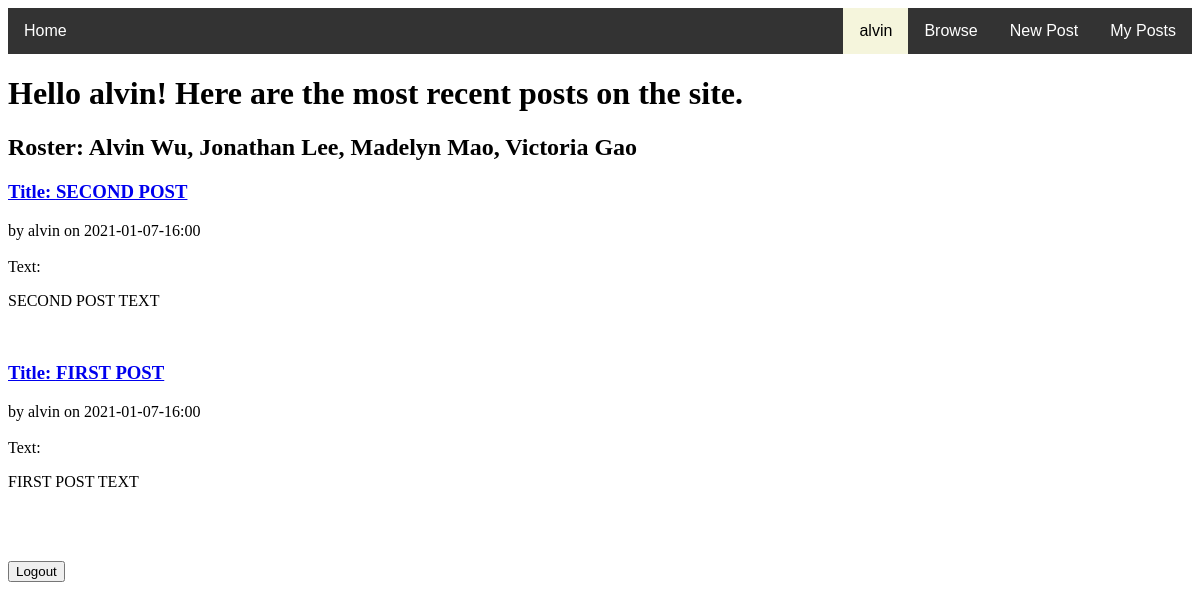
Page /all (signed in) on the earlier database version.
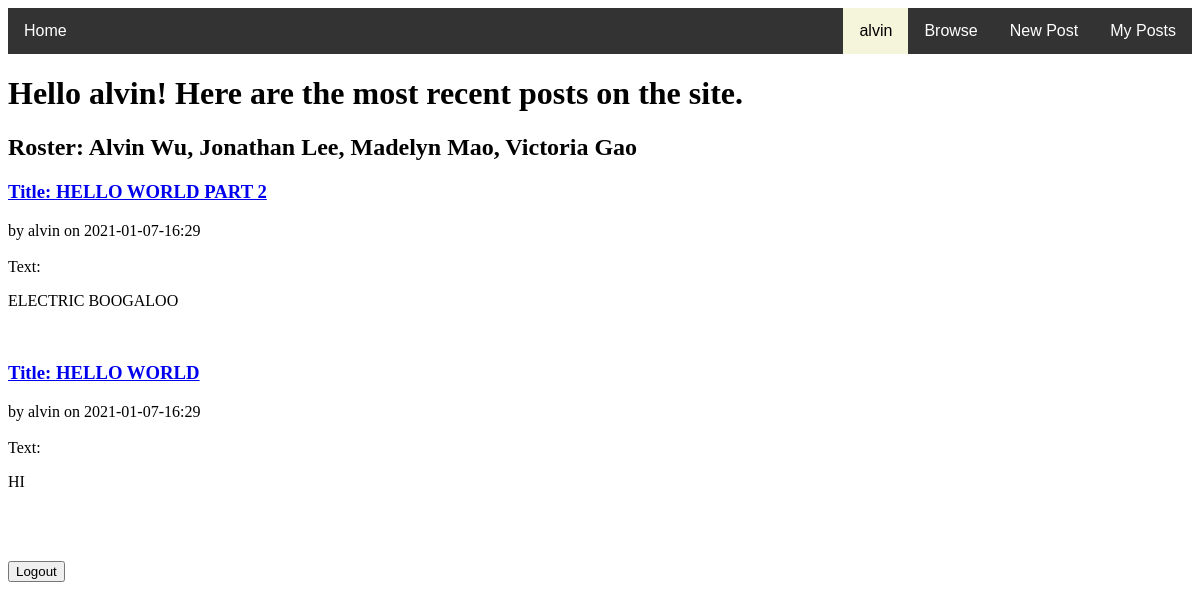
Same page on the later database version.
### tables this page shows
CREATE TABLE posts(ID Integer, UserID text, Title text, Text text, Date text);

### __init__.py (the view)
@app.route("/all")
def viewall():
    c.execute('SELECT * FROM posts ORDER BY ID DESC') #descending
    posts1 = c.fetchall()
    return render_template('viewallposts.html', posts=posts1, status = True, user=session['username'])

### templates/viewallposts.html (shortened to what this page needs)
<!DOCTYPE html>
<html>
{% extends "base.html" %}
{% block body %}
  <head>
  </head>
  <body>
   <h1> Hello {{user}}! Here are the most recent posts on the site.</h1>
   <h2>
    Roster: Alvin Wu, Jonathan Lee, Madelyn Mao, Victoria Gao
    </h2>
 {% for p in posts %}
      <header>
        <div>
          <h3><a href="post/{{p[0]}}">Title: {{ p[2] }}</a></h3>
          <div class="authorinfo">by {{ user }} on {{ p[4] }}</div>
        </div>
      </header>
      <br>
      Text: <p class="body">{{ p[3] }}</p>
      <br>
    {% endfor %}
<br></br>
    <form action = "/logout">
	<input type = "submit" value ="Logout">
    </form>
  </body>
{% endblock %}

### templates/base.html (shortened to what this page needs)
<!DOCTYPE html>
<html>
  <head>
    <link rel="stylesheet" href="{{ url_for('static', filename='css/main.css') }}">
  </head>
  <div class="navbar">
    {% if not (status) %}
      <a id="home" href="/">Home</a>
      <a href="/all"> Browse </a>
      <a href="/newuser">Sign Up</a>
    {% else %}
      <a id="home" href="/">Home</a>
      <a href="/blog">My Posts</a>
      <a href="/post/new"> New Post </a>
      <a href="/all"> Browse </a>
        <div class="dropdown">
          <button id='dropbtn'>{{user}}</button>
        </div>
    {% endif %}
  </div>
  <body>
    {% block body %}{% endblock %}
  </body>

### static/css/main.css (style rules this page uses)
#home { float:left; }
.navbar { overflow: hidden; background-color: #333; font-family: Arial; }
.navbar a { float: right; font-size: 16px; color: white; text-align: center; padding: 14px 16px; text-decoration: none; }
.dropdown { float: right; overflow: hidden; color: white; background-color: inherit; }
.dropdown #dropbtn { font-size: 16px; border: none; outline: none; padding: 14px 16px; font-family: inherit; margin: 0; }
#dropbtn { background-color: beige; color: black; }

Differences in the rows shown:
removed posts: Title "SECOND POST", user "alvin", Date "2021-01-07-16:00", Text "SECOND POST TEXT"
removed posts: Title "FIRST POST", user "alvin", Date "2021-01-07-16:00", Text "FIRST POST TEXT"
added posts: Title "HELLO WORLD PART 2", user "alvin", Date "2021-01-07-16:29", Text "ELECTRIC BOOGALOO"
added posts: Title "HELLO WORLD", user "alvin", Date "2021-01-07-16:29", Text "HI"
